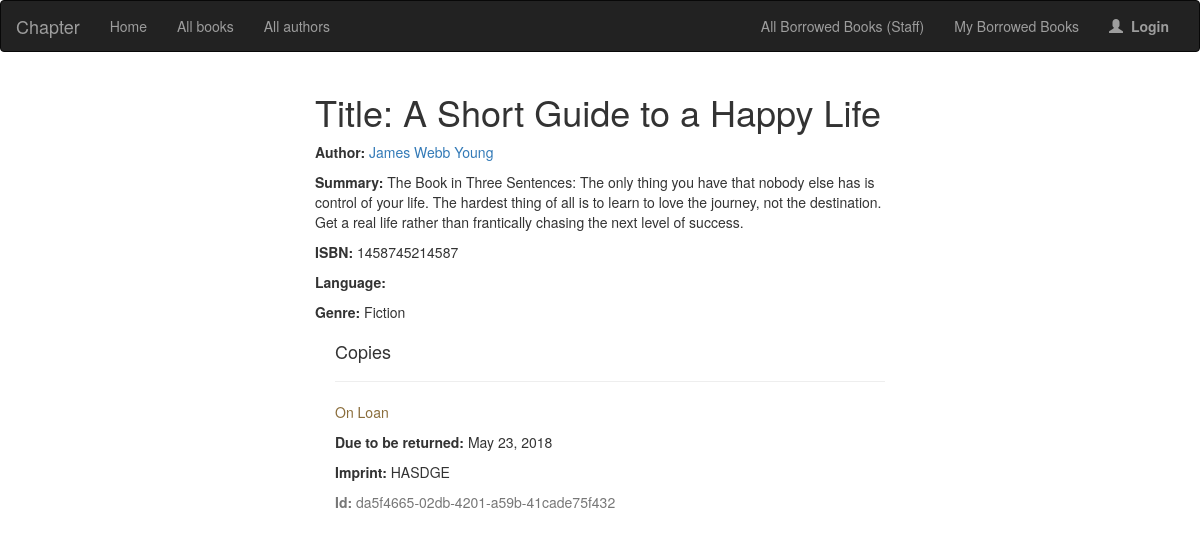
Page /catalog/book/2/ on the committed database.
### catalog/models.py (models this page shows, shortened)
class Book(models.Model):
    title = models.CharField(max_length=200, help_text="Name of the book", blank=False)
    authors = models.ForeignKey('Author', on_delete=models.SET_NULL, null=True)
    genre = models.ManyToManyField(Genre,help_text="Genre of the book", blank=True)
    summary = models.TextField(max_length=1000, help_text="Enter a brief description of the book", null=True, blank=True)
    isbn = models.CharField('ISBN', max_length=13,
                   help_text='13 Character <a href="https://www.isbn-international.org/content/what-isbn">ISBN number</a>')
    class Meta:
        ordering = ["title"]

class Author(models.Model):
    name = models.CharField(max_length=200)
    dob = models.DateField(null=True, blank=True)
    dod = models.DateField('Died', blank=True, null=True,help_text = "Date of death of the author",)
    def __str__(self):
        return self.name
    class Meta:
        ordering=["name"]

class Genre(models.Model):
    name = models.CharField(max_length=200, help_text="Enter the book genre (e.g Science Fiction, Romantic, Drama)")
    def __str__(self):
        return self.name

class BookInstance(models.Model):
    books_id = models.UUIDField(primary_key=True, default=uuid.uuid4,
                               help_text="Help text for this particular book instance")
    book = models.ForeignKey(Book, on_delete = models.SET_NULL, null=True)
    imprint = models.CharField(max_length=200)
    due_back = models.DateField(help_text="Expected return date of the book", null=True, blank=True)
    language = models.ForeignKey(Language, on_delete = models.SET_NULL, null="True", blank="True")
    LOAN_STATUS = (('M','Maintenance'),('A','Available'),('R','Reserved'),('O','On Loan'))
    status = models.CharField(max_length=1, choices=LOAN_STATUS, blank=True, default='A', help_text='Book availability')
    borrower = models.ForeignKey(User, on_delete = models.SET_NULL, null=True, blank=True)
    class Meta:
        ordering = ["due_back"]
        permissions = (("can_mark_returned", "Set book as returned"),)

### catalog/views.py (the view)
# urls.py: url(r'^book/(?P<pk>\d+)/$', views.BookDetailsView.as_view(), name='book-details'),
class BookDetailsView(generic.DetailView):
    model = Book
    template_name = 'catalog/book_details.html'
    context_object_name = 'book_list'

### catalog/templates/catalog/book_details.html (shortened to what this page needs)
{% extends 'base.html' %}
{% block content %}
  <h1>Title: {{ book_list.title }}</h1>
  <p><strong>Author:</strong> <a href="{% url 'author-details' book_list.authors.pk %}">{{ book_list.authors }}</a></p>
  <p><strong>Summary:</strong> {{ book_list.summary }}</p>
  <p><strong>ISBN:</strong> {{ book_list.isbn }}</p>
  <p><strong>Language:</strong> {{ book.bookinstance.language }}</p>
  <p><strong>Genre:</strong> {% for genre in book_list.genre.all %} {{ genre }}{% if not forloop.last %}, {% endif %}{% endfor %}</p>
	<div style="margin-left:20px;margin-top:20px">
    <h4>Copies</h4>
    {% for copy in book_list.bookinstance_set.all %}
    <hr>
    <p class="{% if copy.status == 'A' %}text-success
              {% elif copy.status == 'M' %}text-danger
              {% else %}text-warning{% endif %}">
        {{ copy.get_status_display }}
    </p>
    {% if copy.status != 'A' %}<p><strong>Due to be returned:</strong> {{ copy.due_back }}</p>{% endif %}
    <p><strong>Imprint:</strong> {{ copy.imprint }}</p>
    <p class="text-muted"><strong>Id:</strong> {{ copy.books_id }}</p>
    {% endfor %}
  </div>
{% endblock %}

### rows in the picture
Book: title "A Short Guide to a Happy Life", authors "James Webb Young", summary "The Book in Three Sentences: The only thing you have that nobody else has is control of your life. The hardest thing of all is to learn to love the journey, not the destination. Get a real life rather than frantically chasing the next level of success.", isbn "1458745214587"
Genre: name "Fiction"
BookInstance: status "On Loan", due_back "May 23, 2018", imprint "HASDGE", books_id "da5f4665-02db-4201-a59b-41cade75f432"
